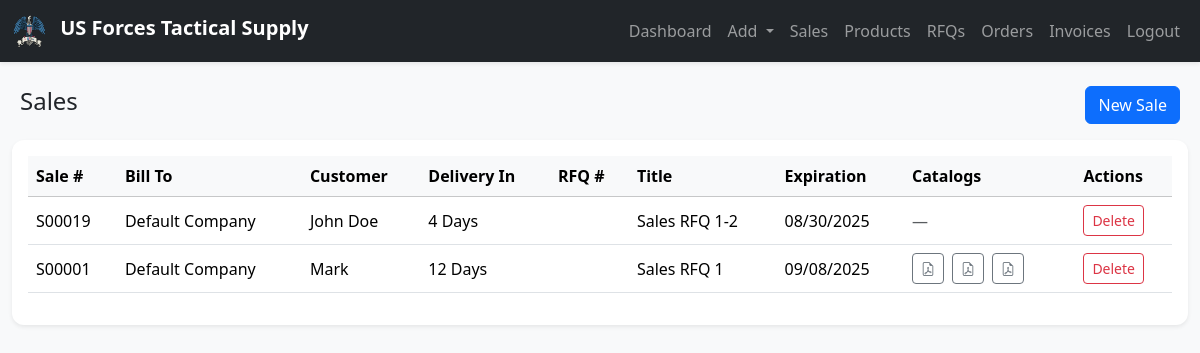
Page /modules/sales.php (signed in) on the committed database.
### tables this page shows
CREATE TABLE `sales` (
  `id` int(11) NOT NULL,
  `code` varchar(20) DEFAULT NULL,
  `bill_to` varchar(255) NOT NULL,
  `customer_id` int(11) NOT NULL,
  `delivery_in` varchar(255) DEFAULT NULL,
  `rfq_id` int(11) DEFAULT NULL,
  `title` varchar(255) DEFAULT NULL,
  `expiration` date DEFAULT NULL,
  `created_at` timestamp NOT NULL DEFAULT current_timestamp()
);

CREATE TABLE `customers` (
  `id` int(11) NOT NULL,
  `code` varchar(20) DEFAULT NULL,
  `name` varchar(100) NOT NULL,
  `title` varchar(150) DEFAULT NULL,
  `email` varchar(100) DEFAULT NULL,
  `phone` varchar(50) DEFAULT NULL,
  `address` text DEFAULT NULL,
  `created_at` timestamp NOT NULL DEFAULT current_timestamp()
);

### modules/sales.php (the view, shortened to what this page needs)
<?php
include("../includes/auth.php");
include("../templates/header.php");
include("../templates/navbar.php");
$sales = mysqli_query($conn, "
    SELECT s.*, c.name AS customer
    FROM sales s
    JOIN customers c ON s.customer_id = c.id
    ORDER BY s.id DESC
");
?>
<div class="container-fluid mt-4">
    <div class="d-flex justify-content-between align-items-center mb-3 px-2">
        <h4>Sales</h4>
        <a href="sales_add.php" class="btn btn-primary">New Sale</a>
    </div>
    <div class="card shadow-sm border-0">
        <div class="card-body">
            <div class="table-responsive">
                <table class="table table-hover align-middle">
                    <thead class="table-light">
                        <tr>
                            <th>Sale #</th>
                            <th>Bill To</th>
                            <th>Customer</th>
                            <th>Delivery In</th>
                            <th>RFQ #</th>
                            <th>Title</th>
                            <th>Expiration</th>
                            <th>Catalogs</th>
                            <th>Actions</th>
                        </tr>
                    </thead>
                    <tbody>
                        <?php while ($s = mysqli_fetch_assoc($sales)) { ?>
                            <tr onclick="window.location='sales_edit.php?id=<?= $s['id'] ?>'">
                                <td>
                                    <?= htmlspecialchars($s['code']) ?>
                                </td>
                                <td><?= htmlspecialchars($s['bill_to']) ?></td>
                                <td><?= htmlspecialchars($s['customer']) ?></td>
                                <td><?= htmlspecialchars($s['delivery_in']) ?></td>
                                <td><?= htmlspecialchars($s['rfq_id']) ?></td>
                                <td><?= htmlspecialchars($s['title']) ?></td>
                                <td><?= date("m/d/Y", strtotime($s['expiration'])) ?></td>
                                <td>
                                    <?php
                                    $lines = mysqli_query(
                                        $conn,
                                        "
                                        SELECT sl.catalog_file
                                        FROM sale_lines sl
                                        WHERE sl.sale_id = " . intval($s['id'])
                                    );
                                    $catalogs = [];
                                    while ($l = mysqli_fetch_assoc($lines)) {
                                        if (!empty($l['catalog_file'])) {
                                            $catalogs[] = $l['catalog_file'];
                                        }
                                    }
                                    if (count($catalogs) > 0) {
                                        foreach ($catalogs as $i => $file) {
                                            echo '<a href="../' . htmlspecialchars($file) . '" target="_blank"
                                                    class="btn btn-sm btn-outline-secondary me-2"
                                                    title="View Catalog ' . ($i + 1) . '">
                                                    <i class="bi bi-file-earmark-pdf"></i>
                                                  </a>';
                                         }
                                    } else {
                                        echo '<span class="text-muted">—</span>';
                                    }
                                    ?>
                                </td>
                                <td>
                                    <a href="sales_delete.php?id=<?= $s['id'] ?>" class="btn btn-sm btn-outline-danger"
                                        onclick="return confirm(\'Delete this sale?\')">Delete</a>
                                </td>
                            </tr>
                        <?php } ?>
                    </tbody>
                </table>
            </div>
        </div>
    </div>
</div>
<?php include("../templates/footer.php"); ?>

### assets/style.css (style rules this page uses)
body { font-family: 'Segoe UI', Tahoma, sans-serif; }
.card { border-radius: 12px; }

### rows in the picture
sales: code "S00019", bill_to "Default Company", customer.name "John Doe", delivery_in "4 Days", title "Sales RFQ 1-2", expiration "08/30/2025"
sales: code "S00001", bill_to "Default Company", customer.name "Mark", delivery_in "12 Days", title "Sales RFQ 1", expiration "09/08/2025"
